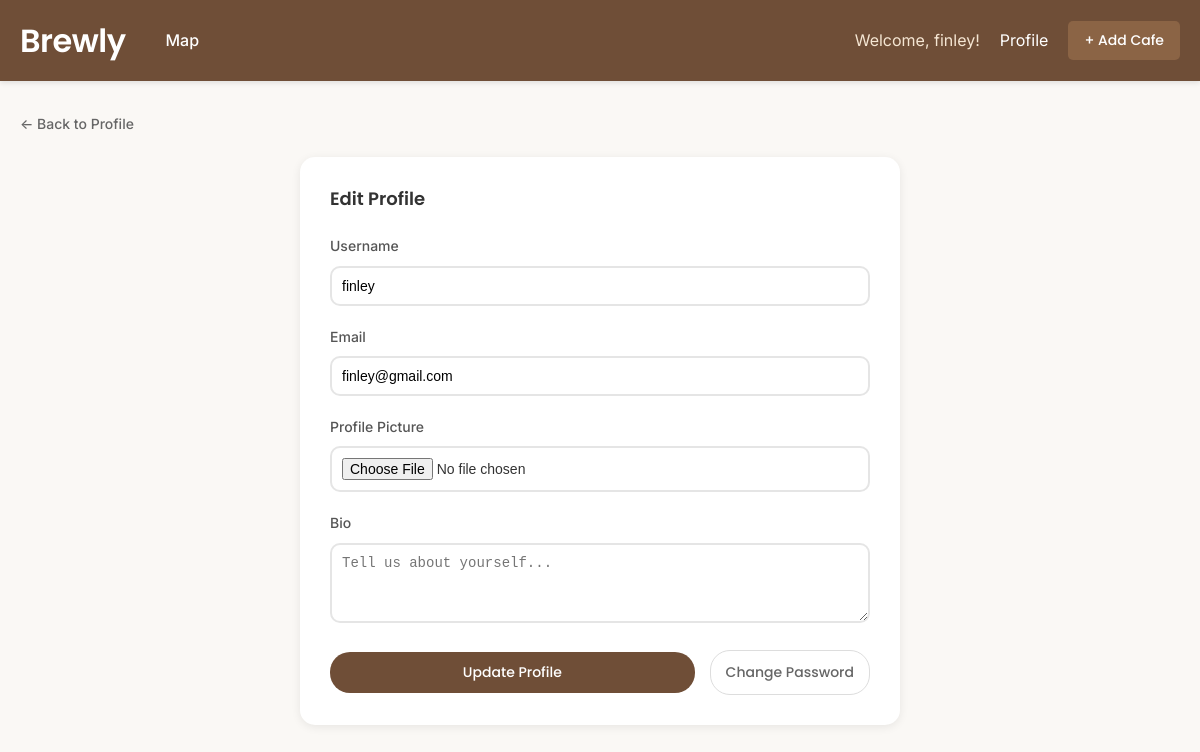
Page /cafes/profile/edit/ (signed in) on the earlier database version.
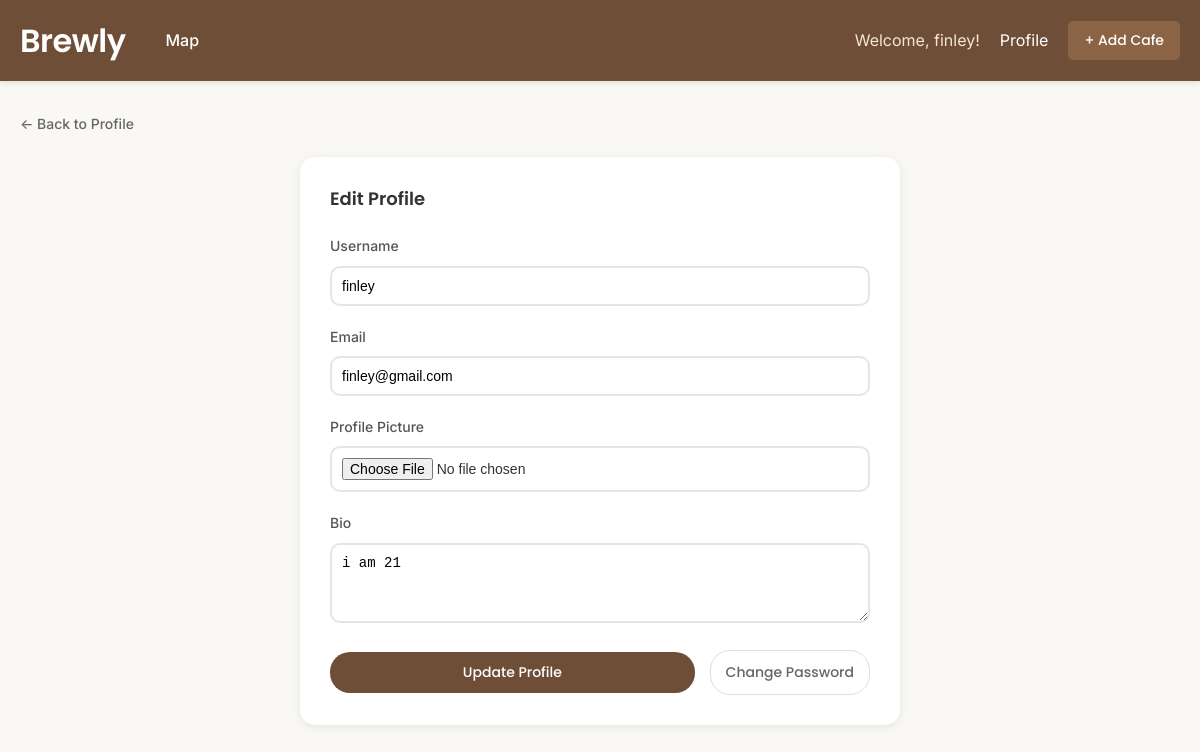
Same page on the later database version.
### cafes/models.py (models this page shows, shortened)
class Profile(models.Model):
    user = models.OneToOneField(User, on_delete=models.CASCADE)
    bio = models.TextField(blank=True)
    profile_pic = models.ImageField(upload_to='profile_pics/', blank=True)

### cafes/views.py (the view)
# urls.py: path('profile/edit/', views.edit_profile, name='edit_profile'),
@login_required
def edit_profile(request):
    if request.method == 'POST':
        u_form = UserUpdateForm(request.POST, instance=request.user)
        p_form = ProfileUpdateForm(request.POST, request.FILES, instance=request.user.profile)
        if u_form.is_valid() and p_form.is_valid():
            u_form.save()
            p_form.save()
            messages.success(request, 'Your profile has been updated!')
            return redirect('profile')
    else:
        u_form = UserUpdateForm(instance=request.user)
        p_form = ProfileUpdateForm(instance=request.user.profile)
    return render(request, 'cafes/edit_profile.html', {'u_form': u_form, 'p_form': p_form})

### cafes/forms.py
class UserUpdateForm(forms.ModelForm):
    class Meta:
        model = User
        fields = ['username', 'email']

class ProfileUpdateForm(forms.ModelForm):
    class Meta:
        model = Profile
        fields = ['profile_pic', 'bio']

### cafes/templates/cafes/edit_profile.html (shortened to what this page needs)
{% extends "base.html" %}
{% block content %}
  <div class="mb-20">
    <a href="{% url 'profile' %}" class="back-to-list-btn">← Back to Profile</a>
  </div>
  <div class="edit-profile-container">
    <div class="edit-section">
      <h3 style="margin: 0 0 25px 0; font-size: 18px;">Edit Profile</h3>
      <form method="post" enctype="multipart/form-data">
        <div class="form-group" style="margin-bottom: 20px;">
          <label class="form-label" style="font-size: 14px; margin-bottom: 8px;">Username</label>
          <input type="text" name="username" id="id_username" class="form-input" style="border-radius: 10px; font-size: 14px; padding: 10px;" value="{{ u_form.username.value|default:'' }}" required>
        </div>
        <div class="form-group" style="margin-bottom: 20px;">
          <label class="form-label" style="font-size: 14px; margin-bottom: 8px;">Email</label>
          <input type="email" name="email" id="id_email" class="form-input" style="border-radius: 10px; font-size: 14px; padding: 10px;" value="{{ u_form.email.value|default:'' }}" required>
        </div>
        <div class="form-group" style="margin-bottom: 20px;">
          <label class="form-label" style="font-size: 14px; margin-bottom: 8px;">Profile Picture</label>
          <div class="photo-upload-section">
            <input type="file" name="profile_pic" accept="image/*" id="id_profile_pic" class="form-input" style="border-radius: 10px; font-size: 14px; padding: 10px;">
          </div>
        </div>
        <div class="form-group" style="margin-bottom: 20px;">
          <label class="form-label" style="font-size: 14px; margin-bottom: 8px;">Bio</label>
          <textarea name="bio" id="id_bio" class="form-textarea" style="border-radius: 10px; min-height: 80px; font-size: 14px; padding: 10px;" placeholder="Tell us about yourself...">{{ p_form.bio.value|default:'' }}</textarea>
        </div>
        <div style="display: flex; gap: 15px; align-items: center;">
          <button type="submit" class="review-submit-btn" style="flex: 1;">Update Profile</button>
          <a href="{% url 'custom_password_change' %}" class="profile-action-btn secondary" style="padding: 10px 15px;">Change Password</a>
        </div>
      </form>
    </div>
  </div>
{% endblock %}

Differences in the rows shown:
now on this page (row edited): Profile: bio "i am 21"
